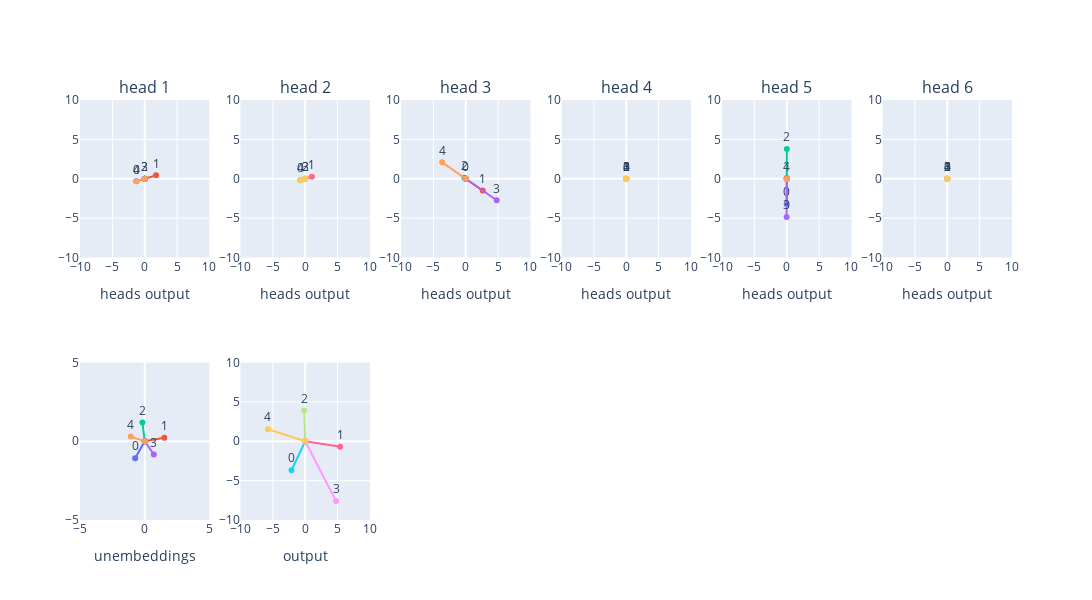

The notebook cell saved with this chart:
### Code cell
import torch
import plotly.graph_objects as go
from plotly.subplots import make_subplots

vector_out_heads = [out_heads[:, i] for i in range(out_heads.size(1))]
vector_unembeds = [unembeds[i] for i in range(unembeds.size(0))]
vector_out = [out[i] for i in range(out.size(0))]

names_out_heads = [
    [f'{i}' for i in range(out_heads[:, j].size(0))] for j in range(out_heads.size(1))
]
names_unembeds = [
    [f'{i}' for i in range(unembeds[j].size(0))] for j in range(unembeds.size(0))
]
names_out = [
    [f'{i}' for i in range(out[j].size(0))] for j in range(out.size(0))
]

fig = make_subplots(rows=2, cols=len(vector_out_heads), subplot_titles=[f'head {i+1}' for i in range(len(vector_out_heads))])

for idx, (vectors, names) in enumerate(zip(vector_out_heads, names_out_heads)):
    x_start = torch.zeros(vectors.size(0))
    y_start = torch.zeros(vectors.size(0))

    x_end = vectors[:, 0]
    y_end = vectors[:, 1]

    for i in range(vectors.size(0)):
        fig.add_trace(go.Scatter(
            x=[x_start[i].item(), x_end[i].item()],
            y=[y_start[i].item(), y_end[i].item()],
            mode='lines+markers+text',
            text=[None, names[i]],  # 在终点添加文本
            textposition='top center',  # 文本位置
            name=names[i],
        ), row=1, col=idx+1)

for idx, (vectors, names) in enumerate(zip(vector_unembeds, names_unembeds)):
    x_start = torch.zeros(vectors.size(0))
    y_start = torch.zeros(vectors.size(0))

    x_end = vectors[:, 0]
    y_end = vectors[:, 1]

    for i in range(vectors.size(0)):
        fig.add_trace(go.Scatter(
            x=[x_start[i].item(), x_end[i].item()],
            y=[y_start[i].item(), y_end[i].item()],
            mode='lines+markers+text',
            text=[None, names[i]],  # 在终点添加文本
            textposition='top center',  # 文本位置
            name=names[i],
        ), row=2, col=idx+1)
        
for idx, (vectors, names) in enumerate(zip(vector_out, names_out)):
    x_start = torch.zeros(vectors.size(0))
    y_start = torch.zeros(vectors.size(0))

    x_end = vectors[:, 0]
    y_end = vectors[:, 1]

    for i in range(vectors.size(0)):
        fig.add_trace(go.Scatter(
            x=[x_start[i].item(), x_end[i].item()],
            y=[y_start[i].item(), y_end[i].item()],
            mode='lines+markers+text',
            text=[None, names[i]],  # 在终点添加文本
            textposition='top center',  # 文本位置
            name=names[i],
        ), row=2, col=idx+2)
        
fig.update_layout(
    title='',
    width=300 * len(vector_out_heads),
    height=300 * 2,
    showlegend=False
)

for idx in range(len(vector_out_heads)):
    fig.update_xaxes(range=[-10, 10], row=1, col=idx+1, title_text='heads output')
    fig.update_yaxes(range=[-10, 10], row=1, col=idx+1, title_text='')

for idx in range(1):
    fig.update_xaxes(range=[-5, 5], row=2, col=idx+1, title_text='unembeddings')
    fig.update_yaxes(range=[-5, 5], row=2, col=idx+1, title_text='')
    fig.update_xaxes(range=[-10, 10], row=2, col=idx+2, title_text='output')
    fig.update_yaxes(range=[-10, 10], row=2, col=idx+2, title_text='')

# 显示图形
fig.show()

### Figure 1 — Plotly figure (JSON) as saved in the notebook; plotly's stock layout.template omitted (floating-point values rounded to 4 significant figures)
{"data": [{"mode": "lines+markers+text", "name": "0", "text": [null, "0"], "textposition": "top center", "type": "scatter", "x": [0, -1.309], "xaxis": "x", "y": [0, -0.3227], "yaxis": "y"}, {"mode": "lines+markers+text", "name": "1", "text": [null, "1"], "textposition": "top center", "type": "scatter", "x": [0, 1.745], "xaxis": "x", "y": [0, 0.4301], "yaxis": "y"}, {"mode": "lines+markers+text", "name": "2", "text": [null, "2"], "textposition": "top center", "type": "scatter", "x": [0, 0.01537], "xaxis": "x", "y": [0, 0.00379], "yaxis": "y"}, {"mode": "lines+markers+text", "name": "3", "text": [null, "3"], "textposition": "top center", "type": "scatter", "x": [0, -0.001218], "xaxis": "x", "y": [0, -0.0003003], "yaxis": "y"}, {"mode": "lines+markers+text", "name": "4", "text": [null, "4"], "textposition": "top center", "type": "scatter", "x": [0, -1.345], "xaxis": "x", "y": [0, -0.3316], "yaxis": "y"}, {"mode": "lines+markers+text", "name": "0", "text": [null, "0"], "textposition": "top center", "type": "scatter", "x": [0, -0.7592], "xaxis": "x2", "y": [0, -0.1869], "yaxis": "y2"}, {"mode": "lines+markers+text", "name": "1", "text": [null, "1"], "textposition": "top center", "type": "scatter", "x": [0, 1.027], "xaxis": "x2", "y": [0, 0.2527], "yaxis": "y2"}, {"mode": "lines+markers+text", "name": "2", "text": [null, "2"], "textposition": "top center", "type": "scatter", "x": [0, 0.01465], "xaxis": "x2", "y": [0, 0.003606], "yaxis": "y2"}, {"mode": "lines+markers+text", "name": "3", "text": [null, "3"], "textposition": "top center", "type": "scatter", "x": [0, 0.01044], "xaxis": "x2", "y": [0, 0.002569], "yaxis": "y2"}, {"mode": "lines+markers+text", "name": "4", "text": [null, "4"], "textposition": "top center", "type": "scatter", "x": [0, -0.7653], "xaxis": "x2", "y": [0, -0.1884], "yaxis": "y2"}, {"mode": "lines+markers+text", "name": "0", "text": [null, "0"], "textposition": "top center", "type": "scatter", "x": [0, -0.03555], "xaxis": "x3", "y": [0, 0.02036], "yaxis": "y3"}, {"mode": "lines+markers+text", "name": "1", "text": [null, "1"], "textposition": "top center", "type": "scatter", "x": [0, 2.618], "xaxis": "x3", "y": [0, -1.499], "yaxis": "y3"}, {"mode": "lines+markers+text", "name": "2", "text": [null, "2"], "textposition": "top center", "type": "scatter", "x": [0, -0.201], "xaxis": "x3", "y": [0, 0.1151], "yaxis": "y3"}, {"mode": "lines+markers+text", "name": "3", "text": [null, "3"], "textposition": "top center", "type": "scatter", "x": [0, 4.777], "xaxis": "x3", "y": [0, -2.736], "yaxis": "y3"}, {"mode": "lines+markers+text", "name": "4", "text": [null, "4"], "textposition": "top center", "type": "scatter", "x": [0, -3.644], "xaxis": "x3", "y": [0, 2.088], "yaxis": "y3"}, {"mode": "lines+markers+text", "name": "0", "text": [null, "0"], "textposition": "top center", "type": "scatter", "x": [0, -0.0001213], "xaxis": "x4", "y": [0, -7.307e-05], "yaxis": "y4"}, {"mode": "lines+markers+text", "name": "1", "text": [null, "1"], "textposition": "top center", "type": "scatter", "x": [0, 0.0001274], "xaxis": "x4", "y": [0, 7.673e-05], "yaxis": "y4"}, {"mode": "lines+markers+text", "name": "2", "text": [null, "2"], "textposition": "top center", "type": "scatter", "x": [0, 4.651e-05], "xaxis": "x4", "y": [0, 2.801e-05], "yaxis": "y4"}, {"mode": "lines+markers+text", "name": "3", "text": [null, "3"], "textposition": "top center", "type": "scatter", "x": [0, -9.457e-09], "xaxis": "x4", "y": [0, -5.697e-09], "yaxis": "y4"}, {"mode": "lines+markers+text", "name": "4", "text": [null, "4"], "textposition": "top center", "type": "scatter", "x": [0, -0.000156], "xaxis": "x4", "y": [0, -9.398e-05], "yaxis": "y4"}, {"mode": "lines+markers+text", "name": "0", "text": [null, "0"], "textposition": "top center", "type": "scatter", "x": [0, -0.01293], "xaxis": "x5", "y": [0, -3.192], "yaxis": "y5"}, {"mode": "lines+markers+text", "name": "1", "text": [null, "1"], "textposition": "top center", "type": "scatter", "x": [0, 0.0004325], "xaxis": "x5", "y": [0, 0.1067], "yaxis": "y5"}, {"mode": "lines+markers+text", "name": "2", "text": [null, "2"], "textposition": "top center", "type": "scatter", "x": [0, 0.01534], "xaxis": "x5", "y": [0, 3.786], "yaxis": "y5"}, {"mode": "lines+markers+text", "name": "3", "text": [null, "3"], "textposition": "top center", "type": "scatter", "x": [0, -0.01973], "xaxis": "x5", "y": [0, -4.869], "yaxis": "y5"}, {"mode": "lines+markers+text", "name": "4", "text": [null, "4"], "textposition": "top center", "type": "scatter", "x": [0, -0.0001554], "xaxis": "x5", "y": [0, -0.03836], "yaxis": "y5"}, {"mode": "lines+markers+text", "name": "0", "text": [null, "0"], "textposition": "top center", "type": "scatter", "x": [0, 1.506e-06], "xaxis": "x6", "y": [0, 1.555e-06], "yaxis": "y6"}, {"mode": "lines+markers+text", "name": "1", "text": [null, "1"], "textposition": "top center", "type": "scatter", "x": [0, 8.996e-06], "xaxis": "x6", "y": [0, 9.29e-06], "yaxis": "y6"}, {"mode": "lines+markers+text", "name": "2", "text": [null, "2"], "textposition": "top center", "type": "scatter", "x": [0, 5.525e-06], "xaxis": "x6", "y": [0, 5.706e-06], "yaxis": "y6"}, {"mode": "lines+markers+text", "name": "3", "text": [null, "3"], "textposition": "top center", "type": "scatter", "x": [0, 8.707e-06], "xaxis": "x6", "y": [0, 8.992e-06], "yaxis": "y6"}, {"mode": "lines+markers+text", "name": "4", "text": [null, "4"], "textposition": "top center", "type": "scatter", "x": [0, -3.742e-09], "xaxis": "x6", "y": [0, -3.864e-09], "yaxis": "y6"}, {"mode": "lines+markers+text", "name": "0", "text": [null, "0"], "textposition": "top center", "type": "scatter", "x": [0, -0.7381], "xaxis": "x7", "y": [0, -1.073], "yaxis": "y7"}, {"mode": "lines+markers+text", "name": "1", "text": [null, "1"], "textposition": "top center", "type": "scatter", "x": [0, 1.512], "xaxis": "x7", "y": [0, 0.2217], "yaxis": "y7"}, {"mode": "lines+markers+text", "name": "2", "text": [null, "2"], "textposition": "top center", "type": "scatter", "x": [0, -0.175], "xaxis": "x7", "y": [0, 1.192], "yaxis": "y7"}, {"mode": "lines+markers+text", "name": "3", "text": [null, "3"], "textposition": "top center", "type": "scatter", "x": [0, 0.7014], "xaxis": "x7", "y": [0, -0.8374], "yaxis": "y7"}, {"mode": "lines+markers+text", "name": "4", "text": [null, "4"], "textposition": "top center", "type": "scatter", "x": [0, -1.074], "xaxis": "x7", "y": [0, 0.2951], "yaxis": "y7"}, {"mode": "lines+markers+text", "name": "0", "text": [null, "0"], "textposition": "top center", "type": "scatter", "x": [0, -2.117], "xaxis": "x8", "y": [0, -3.681], "yaxis": "y8"}, {"mode": "lines+markers+text", "name": "1", "text": [null, "1"], "textposition": "top center", "type": "scatter", "x": [0, 5.389], "xaxis": "x8", "y": [0, -0.7098], "yaxis": "y8"}, {"mode": "lines+markers+text", "name": "2", "text": [null, "2"], "textposition": "top center", "type": "scatter", "x": [0, -0.1556], "xaxis": "x8", "y": [0, 3.909], "yaxis": "y8"}, {"mode": "lines+markers+text", "name": "3", "text": [null, "3"], "textposition": "top center", "type": "scatter", "x": [0, 4.767], "xaxis": "x8", "y": [0, -7.603], "yaxis": "y8"}, {"mode": "lines+markers+text", "name": "4", "text": [null, "4"], "textposition": "top center", "type": "scatter", "x": [0, -5.755], "xaxis": "x8", "y": [0, 1.529], "yaxis": "y8"}], "layout": {"annotations": [{"font": {"size": 16}, "showarrow": false, "text": "head 1", "x": 0.06944, "xanchor": "center", "xref": "paper", "y": 1, "yanchor": "bottom", "yref": "paper"}, {"font": {"size": 16}, "showarrow": false, "text": "head 2", "x": 0.2417, "xanchor": "center", "xref": "paper", "y": 1, "yanchor": "bottom", "yref": "paper"}, {"font": {"size": 16}, "showarrow": false, "text": "head 3", "x": 0.4139, "xanchor": "center", "xref": "paper", "y": 1, "yanchor": "bottom", "yref": "paper"}, {"font": {"size": 16}, "showarrow": false, "text": "head 4", "x": 0.5861, "xanchor": "center", "xref": "paper", "y": 1, "yanchor": "bottom", "yref": "paper"}, {"font": {"size": 16}, "showarrow": false, "text": "head 5", "x": 0.7583, "xanchor": "center", "xref": "paper", "y": 1, "yanchor": "bottom", "yref": "paper"}, {"font": {"size": 16}, "showarrow": false, "text": "head 6", "x": 0.9306, "xanchor": "center", "xref": "paper", "y": 1, "yanchor": "bottom", "yref": "paper"}], "height": 600, "showlegend": false, "title": {"text": ""}, "width": 1800, "xaxis": {"anchor": "y", "domain": [0, 0.1389], "range": [-10, 10], "title": {"text": "heads output"}}, "xaxis10": {"anchor": "y10", "domain": [0.5167, 0.6556]}, "xaxis11": {"anchor": "y11", "domain": [0.6889, 0.8278]}, "xaxis12": {"anchor": "y12", "domain": [0.8611, 1]}, "xaxis2": {"anchor": "y2", "domain": [0.1722, 0.3111], "range": [-10, 10], "title": {"text": "heads output"}}, "xaxis3": {"anchor": "y3", "domain": [0.3444, 0.4833], "range": [-10, 10], "title": {"text": "heads output"}}, "xaxis4": {"anchor": "y4", "domain": [0.5167, 0.6556], "range": [-10, 10], "title": {"text": "heads output"}}, "xaxis5": {"anchor": "y5", "domain": [0.6889, 0.8278], "range": [-10, 10], "title": {"text": "heads output"}}, "xaxis6": {"anchor": "y6", "domain": [0.8611, 1], "range": [-10, 10], "title": {"text": "heads output"}}, "xaxis7": {"anchor": "y7", "domain": [0, 0.1389], "range": [-5, 5], "title": {"text": "unembeddings"}}, "xaxis8": {"anchor": "y8", "domain": [0.1722, 0.3111], "range": [-10, 10], "title": {"text": "output"}}, "xaxis9": {"anchor": "y9", "domain": [0.3444, 0.4833]}, "yaxis": {"anchor": "x", "domain": [0.625, 1], "range": [-10, 10], "title": {"text": ""}}, "yaxis10": {"anchor": "x10", "domain": [0, 0.375]}, "yaxis11": {"anchor": "x11", "domain": [0, 0.375]}, "yaxis12": {"anchor": "x12", "domain": [0, 0.375]}, "yaxis2": {"anchor": "x2", "domain": [0.625, 1], "range": [-10, 10], "title": {"text": ""}}, "yaxis3": {"anchor": "x3", "domain": [0.625, 1], "range": [-10, 10], "title": {"text": ""}}, "yaxis4": {"anchor": "x4", "domain": [0.625, 1], "range": [-10, 10], "title": {"text": ""}}, "yaxis5": {"anchor": "x5", "domain": [0.625, 1], "range": [-10, 10], "title": {"text": ""}}, "yaxis6": {"anchor": "x6", "domain": [0.625, 1], "range": [-10, 10], "title": {"text": ""}}, "yaxis7": {"anchor": "x7", "domain": [0, 0.375], "range": [-5, 5], "title": {"text": ""}}, "yaxis8": {"anchor": "x8", "domain": [0, 0.375], "range": [-10, 10], "title": {"text": ""}}, "yaxis9": {"anchor": "x9", "domain": [0, 0.375]}}}
